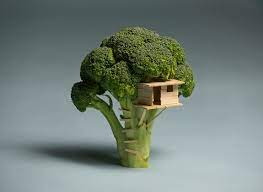
#> input picture image-resources/broccoli.png, 263 x 192 px
$ python -i deep_fryer.py   (imports and definitions only)
#> lines starting #> are read from the running program, lines starting #| are printed output that depends on the picture
import requests
from PIL import Image, ImageEnhance, ImageFilter
from io import BytesIO


def deep_fry(image_url, brightness_factor=1.2, sharpness_factor=2.0, saturation_factor=2.0):
    # Open the image

#> called with image_url = 'image-resources/broccoli.png', brightness_factor = 1.2, sharpness_factor = 2, saturation_factor = 2
    try:
        # Download the image from the URL
        response = requests.get(image_url)
        image = Image.open(BytesIO(response.content))
#> image is the input picture: PIL image 263x192 RGB; mean R, G, B 115.4, 127.2, 120.7
    except Exception as e:
        image = Image.open(image_url)

    if image.mode != 'RGB':
        image = image.convert('RGB')

    # Increase brightness
    #enhancer = ImageEnhance.Brightness(image)
    #image = enhancer.enhance(brightness_factor)

    # Increase sharpness
    enhancer = ImageEnhance.Sharpness(image)
    image = enhancer.enhance(sharpness_factor)
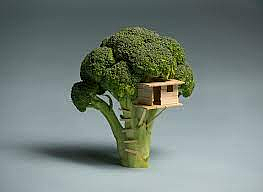
#> image: PIL image 263x192 RGB; mean R, G, B 115.5, 127.3, 121.1

    # Increase saturation
    enhancer = ImageEnhance.Color(image)
    image = enhancer.enhance(saturation_factor)
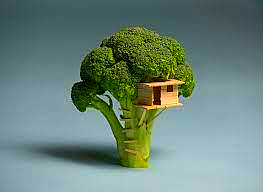
#> image: PIL image 263x192 RGB; mean R, G, B 107.8, 131.5, 120.5

    # Apply JPEG compression artifacts (simulating deep frying)
    image = image.filter(ImageFilter.CONTOUR)
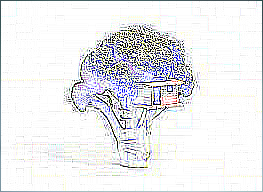
#> image: PIL image 263x192 RGB; mean R, G, B 234.5, 235.1, 237.2

    return image


# Example usage

>>> result = deep_fry('image-resources/broccoli.png')
